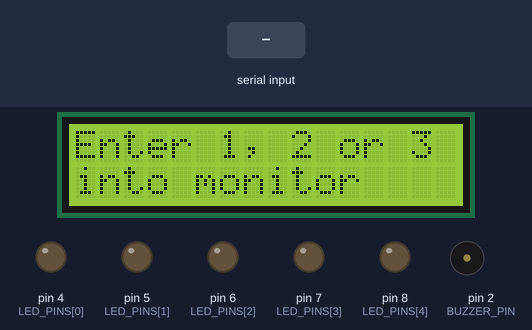
Simulated run of this sketch. Board: Arduino Uno, built with avr-gcc and run on an emulated ATmega328P. Parts: 16×2 character LCD, output pins drawn as LEDs (lit = HIGH), buzzer (waves = sounding). The test bench sets the inputs (shaded band). What the sketch prints to the serial monitor is not drawn.

Above: at 1.3 s.
1.4 s: "2\n" received over Serial
At 1.8 s:
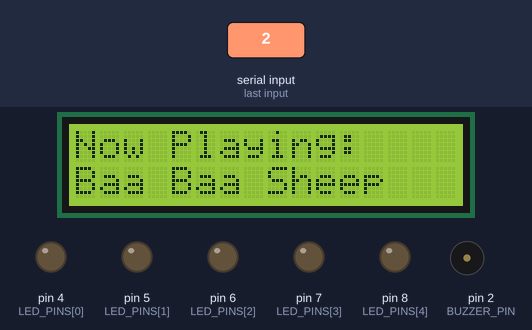
At 6.9 s:
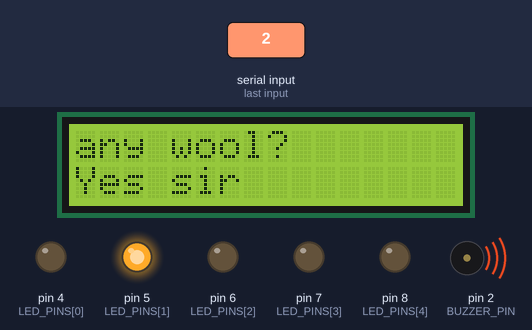
Timing chart, 0 to 21.6 s (numbered marks = the images above; inputs shaded):
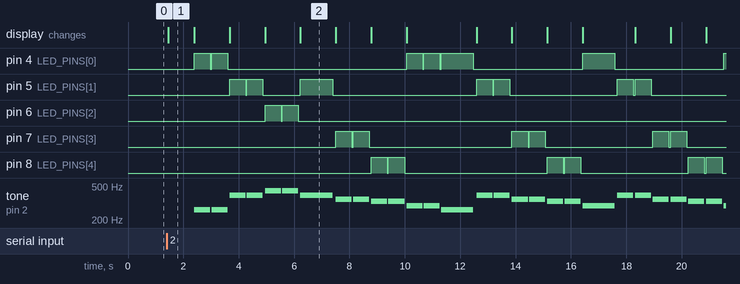

Measured:
- after the input at 1.4 s, pin 6 (LED_PINS[2]): alternates HIGH for 0.58 s and LOW for 0.04 s, 4 changes in all, then stays LOW, starting after 3.6 s; tone on pin 2 (BUZZER_PIN): plays 262 Hz for 0.58 s, 262 Hz for 0.58 s, 392 Hz for 0.58 s, 392 Hz for 0.58 s, 440 Hz for 0.58 s, 440 Hz for 0.58 s … (28 notes in this stretch), starting after 0.99 s
- what the display in image 1 shows lasts 0.9 s, from 1.5 s to 2.4 s

The sketch:

TEJ3M-Summative.ino
```cpp
/*
Title: Karaoke TEJ3M Summative
Author: Algasem Zabarah
Date: January 28, 2026
Teacher: Mr. Roller

Description: This project simulates a karaoke machine using an Arduino Uno R4, a I2C LCD, a buzzer speaker, and 5 LEDs.
The user selects one of three songs from the Serial Monitor: Country Roads, Baa Baa Black Sheep, or Itsy Bitsy Spider.
The system plays the melody while showing matching lyrics on the LCD, and as  each note plays, one of the LEDs light up to match
the current note. The lyrics advance in sync with the melody so the words on the LCD change at the same time as the song.
Each song runs at its own tempo, and the program keeps the audio, lyric display, and LEDs aligned for the full song. The overall
goal  of this is to combine sound,lyrics and lights into one synchronized karaoke performance the user can sing along with.

*/

#include <Wire.h>
#include <LiquidCrystal_I2C.h>
#include <avr/pgmspace.h>

// Initialize LCD display
LiquidCrystal_I2C lcd(0x27, 16, 2);

//PINS
// Buzzer pin
const int BUZZER_PIN = 2;

// 5 LEDs that light up while notes play
const int LED_PINS[5] = {4, 5, 6, 7, 8};

// Notes
// Frequencies in Hz for tone()
#define NOTE_C4   262
#define NOTE_D4   294
#define NOTE_E4   330
#define NOTE_F4   349
#define NOTE_G4   392
#define NOTE_A4   440
#define NOTE_B4   494
#define NOTE_C5   523
#define NOTE_D5   587
#define NOTE_E5   659
#define NOTE_F5   698
#define NOTE_G5   784
#define NOTE_A5   880
#define NOTE_REST 0   // 0 = silence

// SONG SETTINGS
const byte SONG_COUNT = 3;


// All rows in a 2D array must have the same length.
// Our longest song is 65 notes, so MAX_NOTES = 65.
const int MAX_NOTES = 65;

// How many notes are actually used in each song row
const byte melodyLen[SONG_COUNT] = {
  65, // Song 1: Country Roads
  42, // Song 2: Baa Baa Black Sheep
  48  // Song 3: Itsy Bitsy Spider
};

// Tempo (BPM) for each song
const int tempoBPM[SONG_COUNT] = {
  45, // Country Roads (slow)
  96, // Baa Baa (faster)
  66  // Itsy (medium)
};

// We use eighth note units
// unitMs is the time length of ONE eighth note.
unsigned long eighthMs(int bpm) {
  // Quarter note = 60000/BPM ms
  // Eighth note = quarter/2
  return (unsigned long)(60000UL / (unsigned long)bpm) / 2UL;
}

// GATE controls how much of the note time the buzzer is actually ON.
// The remaining time becomes a tiny gap so notes sound separated.
const float GATE = 0.93;

// 2D ARRAYS
// melodyNotes[songIdx][noteIdx]
const int melodyNotes[SONG_COUNT][MAX_NOTES] = {

  //SONG 1: Country Roads (65 notes)
  {
    NOTE_B4, NOTE_B4, NOTE_B4, NOTE_A4,
    NOTE_G4, NOTE_G4, NOTE_A4, NOTE_B4,
    NOTE_B4, NOTE_B4, NOTE_B4, NOTE_A4,
    NOTE_G4, NOTE_G4, NOTE_A4, NOTE_B4, NOTE_A4, NOTE_G4,
    NOTE_B4, NOTE_B4, NOTE_B4, NOTE_A4,
    NOTE_G4, NOTE_G4, NOTE_A4, NOTE_B4, NOTE_D5,
    NOTE_D4, NOTE_D4, NOTE_D4, NOTE_E4, NOTE_B4, NOTE_B4,
    NOTE_A4, NOTE_G4, NOTE_A4, NOTE_B4, NOTE_G4,
    NOTE_D5, NOTE_B4, NOTE_A4,
    NOTE_G4, NOTE_A4, NOTE_G4,
    NOTE_G4, NOTE_A4, NOTE_B4,
    NOTE_D5, NOTE_E5, NOTE_D5,
    NOTE_D5, NOTE_D5, NOTE_E5, NOTE_B4,
    NOTE_B4, NOTE_A4, NOTE_G4, NOTE_G4,
    NOTE_G4, NOTE_A4, NOTE_B4,
    NOTE_A4, NOTE_G4, NOTE_G4
  },

  //SONG 2: Baa Baa Black Sheep (42 notes)
  {
    NOTE_C4, NOTE_C4, NOTE_G4, NOTE_G4, NOTE_A4, NOTE_A4, NOTE_G4,
    NOTE_F4, NOTE_F4, NOTE_E4, NOTE_E4, NOTE_D4, NOTE_D4, NOTE_C4,
    NOTE_G4, NOTE_G4, NOTE_F4, NOTE_F4, NOTE_E4, NOTE_E4, NOTE_D4,
    NOTE_G4, NOTE_G4, NOTE_F4, NOTE_F4, NOTE_E4, NOTE_E4, NOTE_D4,
    NOTE_C4, NOTE_C4, NOTE_G4, NOTE_G4, NOTE_A4, NOTE_A4, NOTE_G4,
    NOTE_F4, NOTE_F4, NOTE_E4, NOTE_E4, NOTE_D4, NOTE_D4, NOTE_C4,

    // padding to MAX_NOTES (ignored because melodyLen is 42)
    NOTE_REST, NOTE_REST, NOTE_REST, NOTE_REST, NOTE_REST, NOTE_REST,
    NOTE_REST, NOTE_REST, NOTE_REST, NOTE_REST, NOTE_REST, NOTE_REST,
    NOTE_REST, NOTE_REST, NOTE_REST, NOTE_REST, NOTE_REST, NOTE_REST,
    NOTE_REST, NOTE_REST, NOTE_REST, NOTE_REST, NOTE_REST
  },

  //SONG 3: Itsy Bitsy Spider (48 notes)
  {
    NOTE_G4, NOTE_C5, NOTE_C5, NOTE_C5, NOTE_D5, NOTE_E5, NOTE_E5,
    NOTE_E5, NOTE_D5, NOTE_C5, NOTE_D5, NOTE_E5, NOTE_C5,
    NOTE_E5, NOTE_E5, NOTE_F5, NOTE_G5,
    NOTE_G5, NOTE_F5, NOTE_E5, NOTE_F5, NOTE_G5, NOTE_E5,
    NOTE_C5, NOTE_C5, NOTE_D5, NOTE_E5,
    NOTE_E5, NOTE_D5, NOTE_C5, NOTE_D5, NOTE_E5, NOTE_C5,
    NOTE_G4, NOTE_G4, NOTE_C5, NOTE_C5, NOTE_C5, NOTE_D5, NOTE_E5, NOTE_E5,
    NOTE_E5, NOTE_D5, NOTE_C5, NOTE_D5, NOTE_E5, NOTE_C5,

    // padding to MAX_NOTES (ignored because melodyLen is 48)
    NOTE_REST, NOTE_REST, NOTE_REST, NOTE_REST, NOTE_REST,
    NOTE_REST, NOTE_REST, NOTE_REST, NOTE_REST, NOTE_REST,
    NOTE_REST, NOTE_REST, NOTE_REST, NOTE_REST, NOTE_REST,
    NOTE_REST, NOTE_REST
  }
};

// durationUnits[songIdx][noteIdx] in eighth-note units
const byte durationUnits[SONG_COUNT][MAX_NOTES] = {

  //SONG 1: Country Roads (65)
  {
    1,1,1,2,
    1,1,1,2,
    1,1,1,2,
    1,1,1,1,1,2,
    1,1,1,2,
    1,1,1,1,2,
    1,1,1,1,1,2,
    1,1,1,1,2,
    1,1,2,
    1,1,2,
    1,1,2,
    1,1,2,
    1,1,1,2,
    1,1,1,2,
    1,1,2,
    1,1,4
  },

  //SONG 2: Baa Baa (42)
  {
    2,2,2,2,2,2,4,
    2,2,2,2,2,2,4,
    2,2,2,2,2,2,4,
    2,2,2,2,2,2,4,
    2,2,2,2,2,2,4,
    2,2,2,2,2,2,4,

    // padding ignored
    1,1,1,1,1,1,
    1,1,1,1,1,1,
    1,1,1,1,1,1,
    1,1,1,1,1
  },

  //SONG 3: Itsy (48)
  {
    1,1,1,1,1,1,2,
    1,1,1,1,1,2,
    1,1,1,2,
    1,1,1,1,1,2,
    1,1,1,2,
    1,1,1,1,1,2,
    1,1,1,1,1,1,1,2,
    1,1,1,1,1,4,

    // padding ignored
    1,1,1,1,1,
    1,1,1,1,1,
    1,1,1,1,1,
    1,1
  }
};

// ledIndex[songIdx][noteIdx] tells which LED to light (0..4)
const byte ledIndex[SONG_COUNT][MAX_NOTES] = {

  //SONG 1: Country Roads
  {
    2,2,2,1,
    0,0,1,2,
    2,2,2,1,
    0,0,1,2,1,0,
    2,2,2,1,
    0,0,1,2,3,
    3,3,3,4,2,2,
    1,0,1,2,0,
    3,2,1,
    0,1,0,
    0,1,2,
    3,4,3,
    3,3,4,2,
    2,1,0,0,
    0,1,2,
    1,0,0
  },

  //SONG 2: Baa Baa
  {
    0,0,1,1,2,2,1,
    3,3,4,4,0,0,0,
    1,1,3,3,4,4,0,
    1,1,3,3,4,4,0,
    0,0,1,1,2,2,1,
    3,3,4,4,0,0,0,

    // padding ignored
    0,0,0,0,0,0,
    0,0,0,0,0,0,
    0,0,0,0,0,0,
    0,0,0,0,0
  },

  //SONG 3: Itsy
  {
    0,0,0,0,1,2,2,
    2,1,0,1,2,0,
    2,2,3,4,
    4,3,2,3,4,2,
    0,0,1,2,
    2,1,0,1,2,0,
    4,4,0,0,0,1,2,2,
    2,1,0,1,2,0,

    // padding ignored
    0,0,0,0,0,
    0,0,0,0,0,
    0,0,0,0,0,
    0,0
  }
};

//LYRICS IN PROGMEM
// Lyrics stored in Flash as one big '\n' separated string

const char lyrics1[] PROGMEM =
  "Almost heaven,\nWest Virginia,\nBlue Ridge Mtns,\nShenandoah Rvr\nLife's old there,\nolder than trees,\n"
  "Younger than mtn\ngrowin like brz\nCountry roads,\ntake me home,\nTo the place\nI belong,\n"
  "West Virginia,\nmountain mama,\nTake me home,\ncountry roads.";

const char lyrics2[] PROGMEM =
  "Baa baa\nblack sheep\nhave you\nany wool?\nYes sir\nyes sir\nthree bags full\n"
  "One for the\nmaster\nAnd one for\nthe dame\nAnd one for\nthe little boy\nwho lives down\nthe lane\n"
  "Baa baa\nblack sheep\nhave you\nany wool?\nYes sir\nyes sir\nthree bags full";

const char lyrics3[] PROGMEM =
  "The itsy bitsy\nspider\nclimbed up the\nwater spout\nDown came the\nrain and\nwashed the\nspider out\n"
  "Out came the\nsun and\ndried up all\nthe rain\nAnd the itsy\nbitsy spider\nclimbed up the\nspout again";

// Return the correct lyric string pointer for a song index
// IMPORTANT: pointer points to Flash memory, so we must read characters using pgm_read_byte()
const char* getLyricsPtr(byte songIdx) {
  switch (songIdx) {
    case 0: return lyrics1;
    case 1: return lyrics2;
    case 2: return lyrics3;
    default: return NULL;
  }
}

//LYRIC SYNC (NOTE COUNTS)
// Each number tells how many melody notes belong to that lyric line.
// 0 marks the end.
const byte MAX_LINES = 30;

const byte lineNoteCounts[SONG_COUNT][MAX_LINES] PROGMEM = {
  // SONG 1: Country Roads
  {
    4, 4, 4, 6, 4, 5, 6, 5,
    3, 3, 3, 3, 4, 4, 3, 4,
    0
  },
  // SONG 2: Baa Baa
  {
    2, 2, 2, 1, 2, 2, 3,
    2, 2,
    2, 2,
    2, 2,
    2, 2,
    2, 2, 2, 1, 2, 2, 3,
    0
  },
  // SONG 3: Itsy
  {
    5, 2, 3, 3,
    3, 2, 2, 2,
    3, 2, 2, 3,
    4, 4, 3, 4,
    0
  }
};

// Prints a string on the LCD but pads spaces to clear leftover characters.
// This prevents the LCD bug where shorter text leaves old letters behind.
void lcdPrintFixed(byte col, byte row, const char* text) {
  lcd.setCursor(col, row);

  byte i = 0;

  // Print up to 16 chars or until end of string
  while (i < 16 && text[i] != '\0') {
    lcd.print(text[i]);
    i++;
  }

  // Fill rest of row with spaces to overwrite old text
  while (i < 16) {
    lcd.print(' ');
    i++;
  }
}

// Shows two lines on the LCD (karaoke style: current + next)
void showTwoLines(const char* l1, const char* l2) {
  lcdPrintFixed(0, 0, l1);
  lcdPrintFixed(0, 1, l2);
}

// Reads ONE line from the Flash lyrics (lineIndex) into out[] (RAM).
// Returns true if the line exists, false if it does not.
bool getLyricLine(byte songIdx, byte lineIndex, char* out, byte outSize) {

  // Safety: must have space for at least '\0'
  if (outSize == 0) return false;

  // Default to empty string
  out[0] = '\0';

  // Get pointer to Flash lyrics
  const char* p = getLyricsPtr(songIdx);
  if (p == NULL) return false;

  byte curLine = 0;  // which line we are currently scanning
  byte pos = 0;      // where we are writing inside out[]

  // Scan character-by-character until string ends
  while (true) {
    char c = (char)pgm_read_byte(p);
    p++;

    // End of the Flash string
    if (c == '\0') break;

    // Ignore Windows carriage return
    if (c == '\r') continue;

    // Newline means end of a lyric line
    if (c == '\n') {

      // If we just ended the target line, finish and return
      if (curLine == lineIndex) {
        out[pos] = '\0';
        return true;
      }

      // Otherwise go to next line
      curLine++;
      pos = 0;
      continue;
    }

    // Only copy characters when we are on the requested line
    if (curLine == lineIndex) {
      if (pos < (byte)(outSize - 1)) {
        out[pos++] = c;
      }
    }
  }

  // If the last line didn’t end with '\n', we might still be on the requested line
  if (curLine == lineIndex) {
    out[pos] = '\0';
    return true;
  }

  // Line not found
  out[0] = '\0';
  return false;
}

// Turns all LEDs OFF (important because we only turn ON one LED per note)
void allLEDsOff() {
  for (byte i = 0; i < 5; i++) {
    digitalWrite(LED_PINS[i], LOW);
  }
}

// Shows the menu on LCD + Serial Monitor
void displayMenu() {
  lcd.clear();
  lcdPrintFixed(0, 0, "Enter 1, 2 or 3");
  lcdPrintFixed(0, 1, "into monitor");

  Serial.println("\nSong Selection:");
  Serial.println("1 - Country Roads");
  Serial.println("2 - Baa Baa Black Sheep");
  Serial.println("3 - Itsy Bitsy Spider");
}

// If user types invalid input, show error and re-prompt
void handleInvalidInput() {
  Serial.println("ERROR: Invalid input! Enter 1, 2, or 3.");

  lcd.clear();
  lcdPrintFixed(0, 0, "Invalid input!");
  lcdPrintFixed(0, 1, "Try again!");

  // Small pause so the message can be read
  unsigned long start = millis();
  while (millis() - start < 1400) {}

  displayMenu();
}

// Reads one non-whitespace character from Serial, ignores Enter/spaces.
// Also clears leftover characters in that line to prevent ruining the next read.
char readChoiceChar() {
  while (Serial.available() > 0) {
    char c = Serial.read();

    // Ignore whitespace / newlines
    if (c == '\n' || c == '\r' || c == ' ' || c == '\t') continue;

    // Clear rest of the line quickly
    unsigned long t0 = millis();
    while (millis() - t0 < 25) {
      while (Serial.available() > 0) {
        char d = Serial.read();
        if (d == '\n') break;
      }
    }
    return c;
  }
  return 0;
}

// Given notesPlayed, figure out which lyric line should be showing.
// This is the same concept your friend used: subtract line note counts until we find the correct line.
void getLineInfoFromNotesPlayed(byte songIdx, int notesPlayed, int totalNotes, int &outLineIndex, int &outLineStartNote, int &outLineNoteCount) {

  int tmp = notesPlayed;
  int lineIndex = 0;

  // Find which line contains the current note position
  while (lineIndex < (int)MAX_LINES) {
    byte c = (byte)pgm_read_byte(&(lineNoteCounts[songIdx][lineIndex]));

    // 0 means "end of defined lines"
    if (c == 0) break;

    tmp -= (int)c;

    // When tmp becomes negative, we are inside this line’s note block
    if (tmp < 0) break;

    lineIndex++;
  }

  // Calculate the starting note index of that line by summing previous lines
  int startNote = 0;
  for (int i = 0; i < lineIndex; i++) {
    byte c = (byte)pgm_read_byte(&(lineNoteCounts[songIdx][i]));
    startNote += (int)c;
  }

  // Get note count for this line
  int count = (int)pgm_read_byte(&(lineNoteCounts[songIdx][lineIndex]));

  // If count is 0, fallback to remaining notes
  if (count == 0) {
    count = totalNotes - startNote;
    if (count <= 0) count = 1;
  }

  outLineIndex = lineIndex;
  outLineStartNote = startNote;
  outLineNoteCount = count;
}

// Plays one song row using melodyNotes + durationUnits + ledIndex.
// Displays lyrics from PROGMEM in sync using lineNoteCounts.
void playSong(byte songIdx) {

  int totalNotes = (int)melodyLen[songIdx];
  int bpm = tempoBPM[songIdx];

  // Safety check
  if (totalNotes <= 0 || bpm <= 0) return;

  // Convert BPM to ms for one eighth note unit
  unsigned long unitMs = eighthMs(bpm);

  lcd.clear();
  lcdPrintFixed(0, 0, "Now Playing:");

  if (songIdx == 0) lcdPrintFixed(0, 1, "Country Roads");
  if (songIdx == 1) lcdPrintFixed(0, 1, "Baa Baa Sheep");
  if (songIdx == 2) lcdPrintFixed(0, 1, "Itsy Spider");

  unsigned long previewStart = millis();
  while (millis() - previewStart < 900) {}

  // Clean start before actual karaoke
  lcd.clear();
  allLEDsOff();
  noTone(BUZZER_PIN);

  // Buffers for LCD (RAM buffers)
  char top[17];
  char bot[17];
  top[0] = '\0';
  bot[0] = '\0';

  // Tracking lyric line changes
  int notesPlayed = 0;
  int lastLineDisplayed = -999;

  // Loop through the valid notes for this song
  while (notesPlayed < totalNotes) {

    // Determine which lyric line should be displayed right now
    int lineIndex0, lineStartNote, lineNoteCount;
    getLineInfoFromNotesPlayed(songIdx, notesPlayed, totalNotes, lineIndex0, lineStartNote, lineNoteCount);

    // Only update LCD when the lyric line changes
    if (lineIndex0 != lastLineDisplayed) {

      bool ok1 = getLyricLine(songIdx, (byte)lineIndex0, top, sizeof(top));
      bool ok2 = getLyricLine(songIdx, (byte)(lineIndex0 + 1), bot, sizeof(bot));

      if (!ok1) top[0] = '\0';
      if (!ok2) bot[0] = '\0';

      // Scroll
      showTwoLines(top, bot);
      lastLineDisplayed = lineIndex0;
    }

    // Read the melody note and its duration units
    int noteHz = melodyNotes[songIdx][notesPlayed];
    byte durU  = durationUnits[songIdx][notesPlayed];

    // Total time for this note
    unsigned long noteTotal = (unsigned long)durU * unitMs;
    if (noteTotal == 0) noteTotal = 1;

    // Split into ON + OFF for cleaner sound
    unsigned long noteOnMs  = (unsigned long)((float)noteTotal * GATE);
    unsigned long noteOffMs = noteTotal - noteOnMs;

    // LED display for this note
    allLEDsOff();
    byte li = ledIndex[songIdx][notesPlayed];
    if (li > 4) li = 4;

    // Play note (or rest)
    if (noteHz != NOTE_REST) {
      digitalWrite(LED_PINS[li], HIGH);
      tone(BUZZER_PIN, noteHz);
    } else {
      noTone(BUZZER_PIN);
    }

    // Hold note ON time
    unsigned long tStart = millis();
    while (millis() - tStart < noteOnMs) {}

    // Release note and LED
    noTone(BUZZER_PIN);
    allLEDsOff();

    // Hold the OFF time
    unsigned long tRel = millis();
    while (millis() - tRel < noteOffMs) {}

    // Next note
    notesPlayed++;
  }

  // End song cleanup
  noTone(BUZZER_PIN);
  allLEDsOff();

  lcd.clear();
  lcdPrintFixed(0, 0, "Song Complete!");
  lcdPrintFixed(0, 1, "Choose another!");
  Serial.println("Song Complete!");

  unsigned long endStart = millis();
  while (millis() - endStart < 1200) {}
}

void setup() {
  Serial.begin(9600);

  // Minimal + correct LCD bring-up:
  //Keep the LCD object line exactly as you wanted
  Wire.begin();
  lcd.init();
  lcd.backlight();
  lcd.clear();

  // Buzzer output
  pinMode(BUZZER_PIN, OUTPUT);

  // LED outputs
  for (byte i = 0; i < 5; i++) {
    pinMode(LED_PINS[i], OUTPUT);
    digitalWrite(LED_PINS[i], LOW);
  }

  // Show starting menu
  displayMenu();
}

void loop() {

  // Only react when something is typed in Serial Monitor
  if (Serial.available() > 0) {
    char choice = readChoiceChar();

    // Valid: '1', '2', '3'
    if (choice >= '1' && choice <= '3') {
      byte songNum = (byte)(choice - '0');   // '1' -> 1
      byte songIdx = (byte)(songNum - 1);    // 1..3 -> 0..2

      if (songNum == 1) Serial.println("\nPlaying: Country Roads");
      if (songNum == 2) Serial.println("\nPlaying: Baa Baa Black Sheep");
      if (songNum == 3) Serial.println("\nPlaying: Itsy Bitsy Spider");

      playSong(songIdx);

      // After the song ends, show the menu again
      displayMenu();
    } else {
      handleInvalidInput();
    }
  }
}
```
